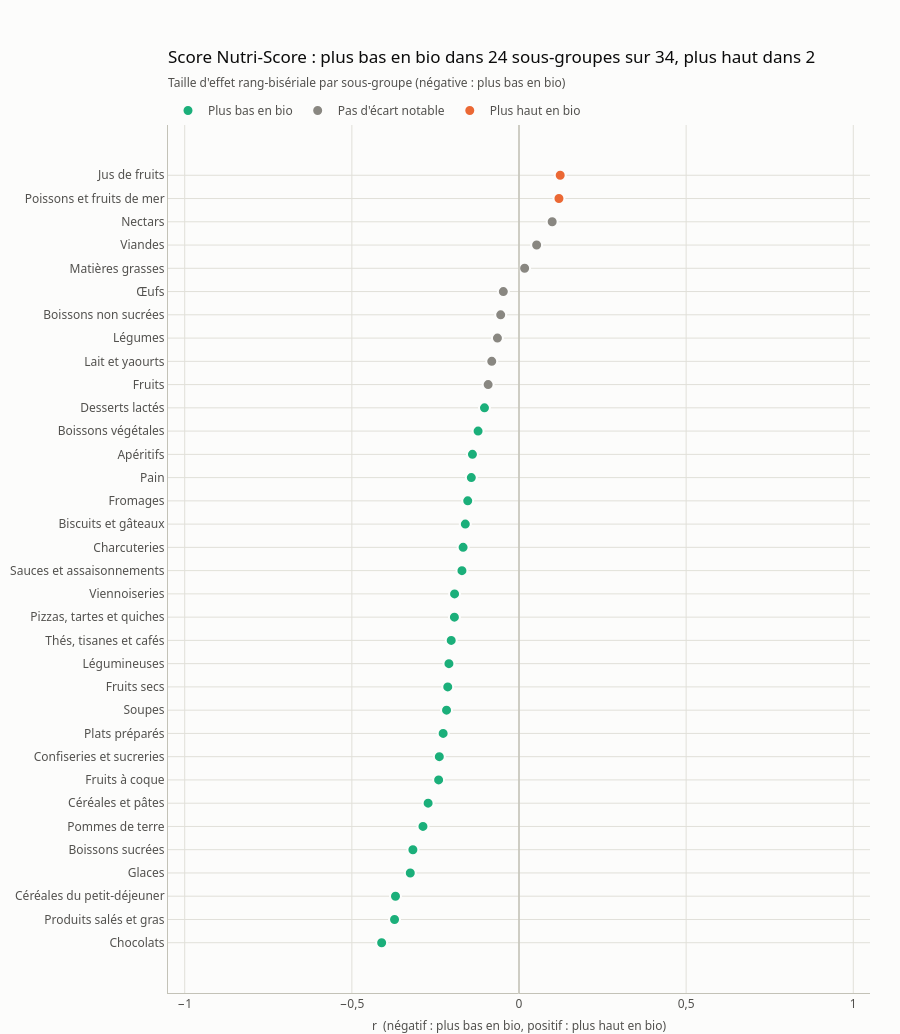

The notebook cell this image was saved under:
### Markdown cell above
## 4. Le score Nutri-Score, sous-groupe par sous-groupe

On compare le score numérique sous-jacent (plus il est bas, meilleur est le produit), plus fin que la lettre.

### Code cell
fig, lower, higher, total = effect_figure("nutriscore_score", "Score Nutri-Score")
save_figure(fig, "bio_nutriscore_by_subgroup")
findings.append(
    f"Score Nutri-Score : meilleur en bio dans {lower} sous-groupes sur {total}, "
    f"moins bon dans {higher}."
)
fig.show()

### Figure 1 — Plotly figure (JSON) as saved in the notebook; plotly's stock layout.template omitted (floating-point values rounded to 4 significant figures)
{"data": [{"customdata": ["Moyenne bio 23,6, conventionnel 27,2<br>n = 2 628 bio / 9 914", "Moyenne bio 13,0, conventionnel 17,5<br>n = 979 bio / 8 747", "Moyenne bio 4,6, conventionnel 9,3<br>n = 2 599 bio / 4 070", "Moyenne bio 10,6, conventionnel 13,7<br>n = 622 bio / 6 946", "Moyenne bio 7,2, conventionnel 9,6<br>n = 1 353 bio / 9 279", "Moyenne bio 5,0, conventionnel 7,9<br>n = 295 bio / 3 395", "Moyenne bio 0,1, conventionnel 2,9<br>n = 6 621 bio / 13 924", "Moyenne bio -1,8, conventionnel 1,9<br>n = 970 bio / 4 859", "Moyenne bio 16,4, conventionnel 19,2<br>n = 5 450 bio / 30 313", "Moyenne bio 3,3, conventionnel 5,4<br>n = 2 454 bio / 24 896", "Moyenne bio 1,9, conventionnel 2,8<br>n = 912 bio / 1 983", "Moyenne bio 11,5, conventionnel 13,9<br>n = 1 376 bio / 3 816", "Moyenne bio -3,6, conventionnel -0,7<br>n = 1 727 bio / 3 393", "Moyenne bio 1,6, conventionnel 4,2<br>n = 828 bio / 2 579", "Moyenne bio 10,5, conventionnel 12,2<br>n = 396 bio / 4 638", "Moyenne bio 17,5, conventionnel 19,0<br>n = 462 bio / 5 937", "Moyenne bio 11,8, conventionnel 14,8<br>n = 2 900 bio / 18 120", "Moyenne bio 17,3, conventionnel 20,2<br>n = 1 651 bio / 26 824", "Moyenne bio 19,1, conventionnel 20,9<br>n = 4 547 bio / 35 552", "Moyenne bio 12,9, conventionnel 13,6<br>n = 2 375 bio / 24 495", "Moyenne bio 6,2, conventionnel 7,8<br>n = 1 965 bio / 9 657", "Moyenne bio 12,4, conventionnel 14,0<br>n = 1 229 bio / 9 759", "Moyenne bio 6,6, conventionnel 8,6<br>n = 1 226 bio / 1 103", "Moyenne bio 4,7, conventionnel 5,8<br>n = 871 bio / 6 421"], "hovertemplate": "%{y}<br>effet : %{x:.2f}<br>%{customdata}<extra></extra>", "marker": {"color": "#1baf7a", "line": {"color": "#fcfcfb", "width": 2}, "size": 11}, "mode": "markers", "name": "Plus bas en bio", "type": "scatter", "x": [-0.4108, -0.3723, -0.3695, -0.3252, -0.3174, -0.2873, -0.2719, -0.2404, -0.2384, -0.2269, -0.2168, -0.2131, -0.2096, -0.2028, -0.1933, -0.1927, -0.1707, -0.1672, -0.1606, -0.1534, -0.1426, -0.1393, -0.1224, -0.1033], "y": ["Chocolats", "Produits salés et gras", "Céréales du petit-déjeuner", "Glaces", "Boissons sucrées", "Pommes de terre", "Céréales et pâtes", "Fruits à coque", "Confiseries et sucreries", "Plats préparés", "Soupes", "Fruits secs", "Légumineuses", "Thés, tisanes et cafés", "Pizzas, tartes et quiches", "Viennoiseries", "Sauces et assaisonnements", "Charcuteries", "Biscuits et gâteaux", "Fromages", "Pain", "Apéritifs", "Boissons végétales", "Desserts lactés"]}, {"customdata": ["Moyenne bio 1,0, conventionnel 2,8<br>n = 2 036 bio / 6 563", "Moyenne bio 4,2, conventionnel 5,1<br>n = 2 369 bio / 10 373", "Moyenne bio -1,1, conventionnel -0,3<br>n = 2 306 bio / 11 823", "Moyenne bio 4,0, conventionnel 4,6<br>n = 2 944 bio / 8 141", "Moyenne bio -0,6, conventionnel -0,3<br>n = 487 bio / 1 470", "Moyenne bio 7,5, conventionnel 7,5<br>n = 2 427 bio / 8 063", "Moyenne bio 7,1, conventionnel 6,4<br>n = 1 008 bio / 26 336", "Moyenne bio 12,7, conventionnel 11,9<br>n = 118 bio / 553"], "hovertemplate": "%{y}<br>effet : %{x:.2f}<br>%{customdata}<extra></extra>", "marker": {"color": "#898781", "line": {"color": "#fcfcfb", "width": 2}, "size": 11}, "mode": "markers", "name": "Pas d'écart notable", "type": "scatter", "x": [-0.09231, -0.0815, -0.06448, -0.05476, -0.04691, 0.01684, 0.05278, 0.09924], "y": ["Fruits", "Lait et yaourts", "Légumes", "Boissons non sucrées", "Œufs", "Matières grasses", "Viandes", "Nectars"]}, {"customdata": ["Moyenne bio 8,8, conventionnel 6,9<br>n = 1 612 bio / 17 993", "Moyenne bio 5,8, conventionnel 5,3<br>n = 631 bio / 1 720"], "hovertemplate": "%{y}<br>effet : %{x:.2f}<br>%{customdata}<extra></extra>", "marker": {"color": "#eb6834", "line": {"color": "#fcfcfb", "width": 2}, "size": 11}, "mode": "markers", "name": "Plus haut en bio", "type": "scatter", "x": [0.1195, 0.1232], "y": ["Poissons et fruits de mer", "Jus de fruits"]}], "layout": {"height": 1034, "margin": {"t": 125}, "shapes": [{"line": {"color": "#c3c2b7", "width": 1.5}, "type": "line", "x0": 0, "x1": 0, "xref": "x", "y0": 0, "y1": 1, "yref": "y domain"}], "title": {"subtitle": {"text": "Taille d'effet rang-bisériale par sous-groupe (négative : plus bas en bio)"}, "text": "Score Nutri-Score : plus bas en bio dans 24 sous-groupes sur 34, plus haut dans 2"}, "xaxis": {"range": [-1.05, 1.05], "title": {"text": "r  (négatif : plus bas en bio, positif : plus haut en bio)"}, "zeroline": false}, "yaxis": {"categoryarray": ["Chocolats", "Produits salés et gras", "Céréales du petit-déjeuner", "Glaces", "Boissons sucrées", "Pommes de terre", "Céréales et pâtes", "Fruits à coque", "Confiseries et sucreries", "Plats préparés", "Soupes", "Fruits secs", "Légumineuses", "Thés, tisanes et cafés", "Pizzas, tartes et quiches", "Viennoiseries", "Sauces et assaisonnements", "Charcuteries", "Biscuits et gâteaux", "Fromages", "Pain", "Apéritifs", "Boissons végétales", "Desserts lactés", "Fruits", "Lait et yaourts", "Légumes", "Boissons non sucrées", "Œufs", "Matières grasses", "Viandes", "Nectars", "Poissons et fruits de mer", "Jus de fruits"], "categoryorder": "array", "showgrid": true}}}
